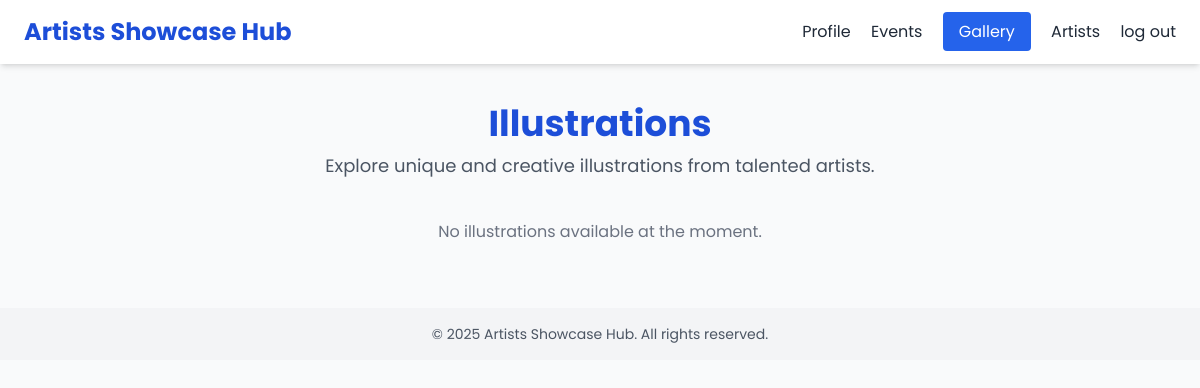
The page /illustrations/ on the database as committed earlier.
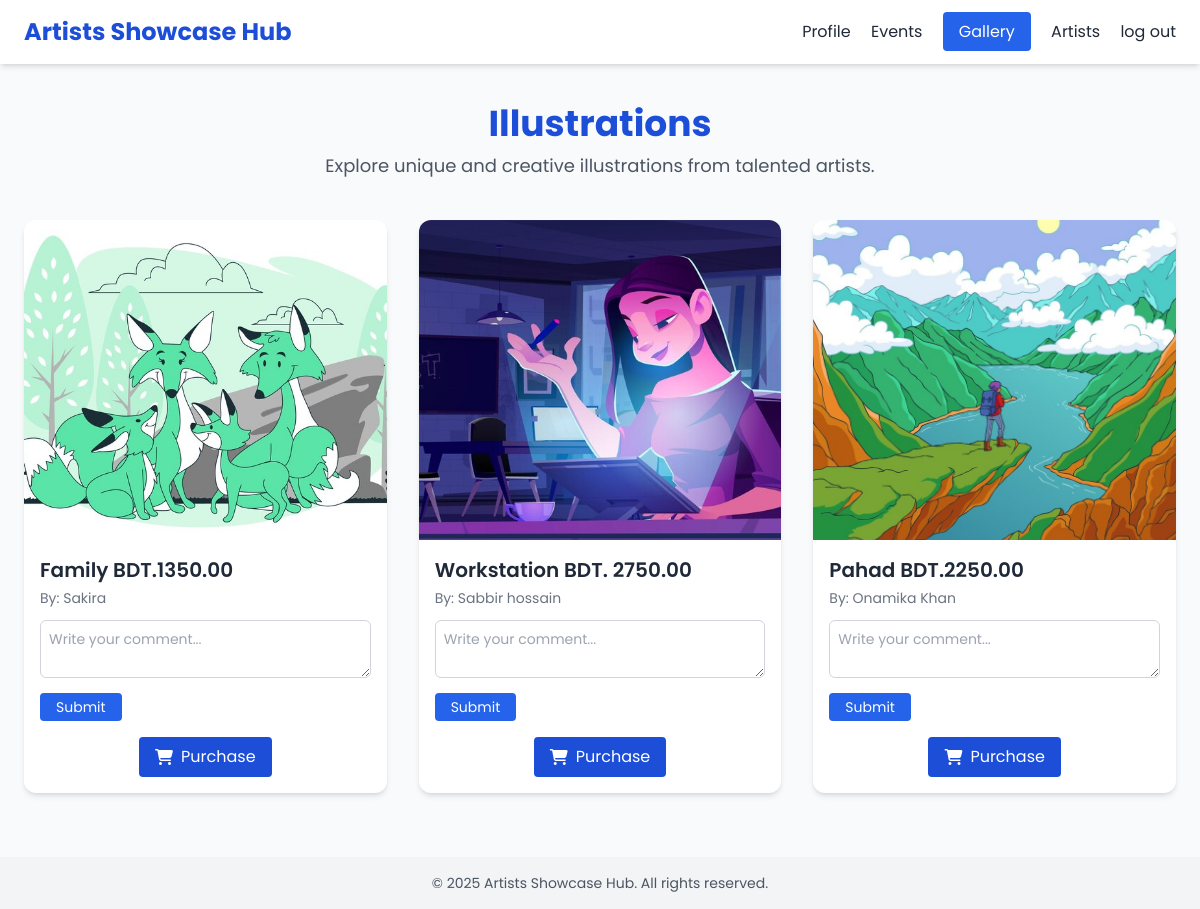
The same page on the database as committed later.
### hub/models.py (models this page shows, shortened)
class Illustration(models.Model):
    title = models.CharField(max_length=100)
    image = models.ImageField(upload_to='illustrations/')
    description = models.TextField()
    artist = models.CharField(max_length=100)

### hub/views.py (the view)
# urls.py: path('illustrations/', views.illustrations, name='illustrations'),
def illustrations(request):
    illustrations = Illustration.objects.all()  # Fetch all illustrations from the database
    context = {
        'illustrations': illustrations
    }
    return render(request, 'illustrations.html', context)

### template/illustrations.html (shortened to what this page needs)
<!DOCTYPE html>
<html lang="en">
<head>
  {% load static %}
  <script src="https://cdn.tailwindcss.com"></script>
</head>
<body class="bg-gray-50 text-gray-800">
  <header class="bg-white shadow-md sticky top-0 z-50">
    <div class="max-w-7xl mx-auto px-6 py-4 flex justify-between items-center">
      <h1 class="text-2xl font-bold text-blue-700">Artists Showcase Hub</h1>
      <nav class="space-x-4">
        <a href="{% url 'profile' %}" class="hover:text-blue-600">Profile</a>
      <a href="{% url 'event' %}" class="hover:text-blue-600">Events</a>
      <a href="{% url 'gallery' %}" class="bg-blue-600 text-white px-4 py-2 rounded hover:bg-blue-700">Gallery</a>
      <a href="{% url 'artist_profile' %}" class="hover:text-blue-600">Artists</a>
      <a href="{% url 'logout' %}" class="hover:text-blue-600">log out</a>
      </nav>
    </div>
  </header>
  <section class="text-center py-10 px-4">
    <h2 class="text-4xl font-bold text-blue-700 mb-2">Illustrations</h2>
    <p class="text-gray-600 text-lg">Explore unique and creative illustrations from talented artists.</p>
  </section>
  <section class="grid gap-8 px-6 pb-16 md:grid-cols-2 lg:grid-cols-3">
    {% for illustration in illustrations %}
      <div class="bg-white rounded-xl shadow-md overflow-hidden hover:shadow-lg transition">
        <img src="{{ illustration.image.url }}" alt="{{ illustration.title }}" class="w-full h-80 object-cover cursor-pointer" onclick="openModal('{{ illustration.image.url }}', '{{ illustration.title }}', '{{ illustration.description|escapejs }}', '{{ illustration.artist }}')">
        <div class="p-4">
          <h4 class="text-xl font-semibold mb-1">{{ illustration.title }}</h4>
          <p class="text-sm text-gray-500 mb-3">By: {{ illustration.artist }}</p>
          <div class="mb-4">
              <textarea name="comment" rows="2" placeholder="Write your comment..." class="w-full p-2 border border-gray-300 rounded-md text-sm"></textarea>
              <button type="submit" class="mt-2 bg-blue-600 text-white px-4 py-1 rounded hover:bg-blue-700 text-sm">Submit</button>
          </div>
          <div class="text-center">
            <a href="{% url 'payment' %}" class="inline-flex items-center gap-2 bg-blue-700 text-white px-4 py-2 rounded hover:bg-blue-800">
              <i class="fas fa-shopping-cart"></i> Purchase
            </a>
          </div>
        </div>
      </div>
    {% empty %}
      <p class="text-center col-span-full text-gray-500">No illustrations available at the moment.</p>
    {% endfor %}
  </section>
  <footer class="bg-gray-100 text-center py-4 text-sm text-gray-600">
    &copy; 2025 Artists Showcase Hub. All rights reserved.
  </footer>
</body>
</html>

Rows that differ between the two databases and show on the page:
added Illustration: image (picture), title "Family BDT.1350.00", artist "Sakira"
added Illustration: image (picture), title "Workstation BDT. 2750.00", artist "Sabbir hossain"
added Illustration: image (picture), title "Pahad BDT.2250.00", artist "Onamika Khan"
Other text that changed with them:
text no longer shown: "No illustrations available at the moment."
